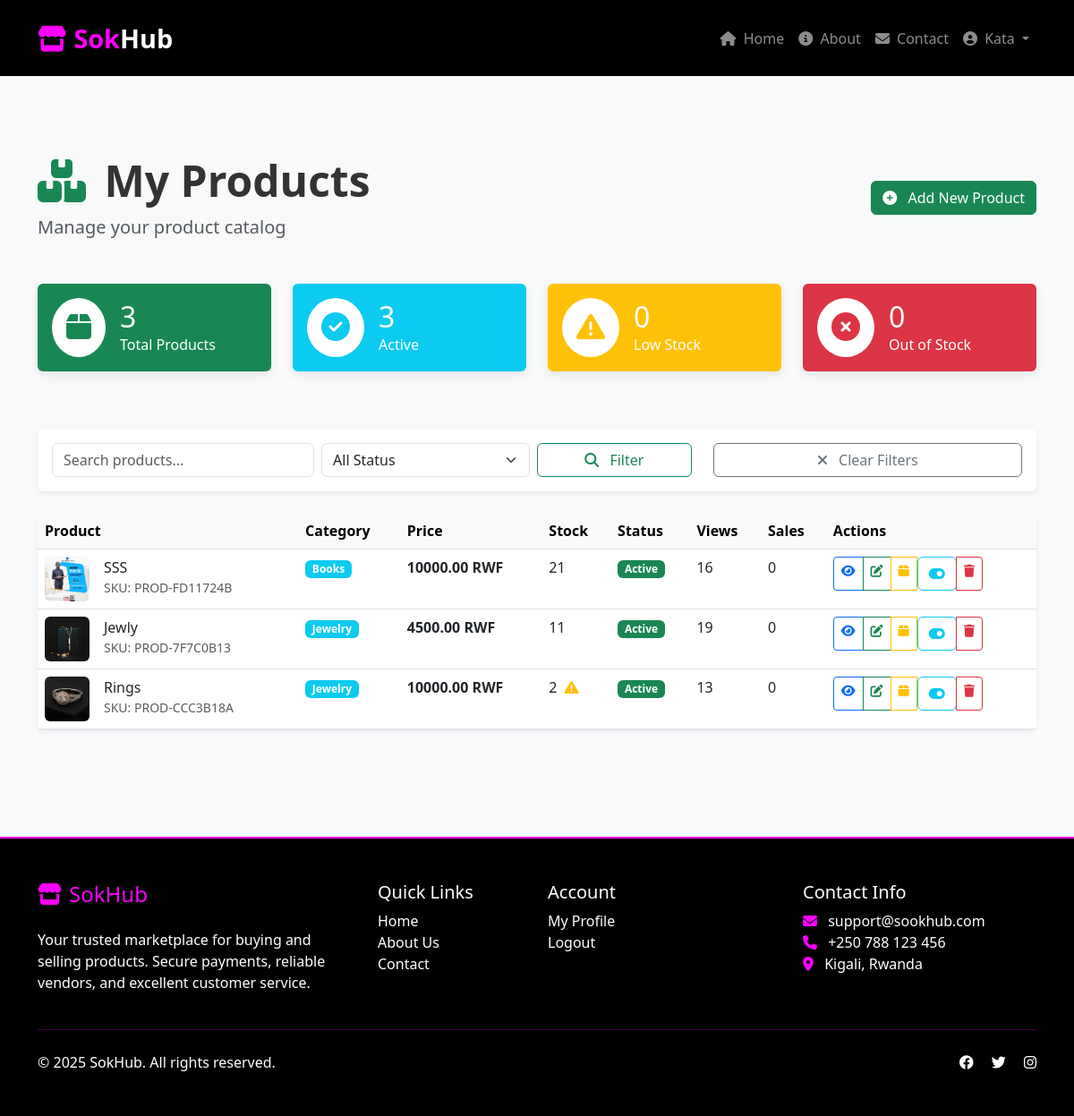
Before: /vendor/products/ (signed in) with the older database file.
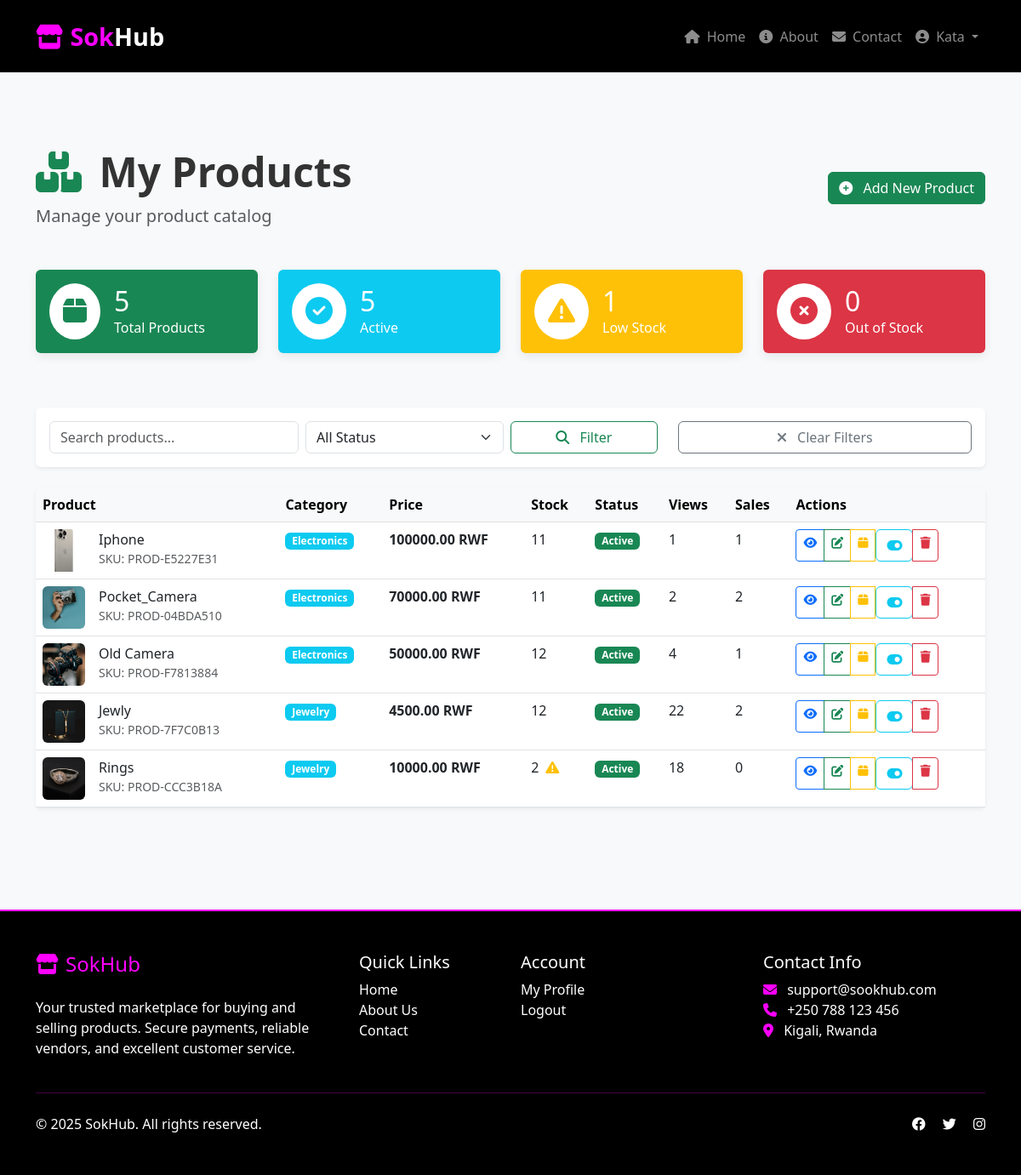
After: the same page with the newer database file.
### product/models.py (models this page shows, shortened)
class Product(models.Model):
    STATUS_CHOICES = (
        ('draft', 'Draft'),
        ('active', 'Active'),
        ('out_of_stock', 'Out of Stock'),
        ('discontinued', 'Discontinued'),
        ('pending_review', 'Pending Review'),
    )
    name = models.CharField(max_length=200)
    slug = models.SlugField(max_length=200, unique=True)
    description = models.TextField()
    short_description = models.CharField(max_length=300, blank=True, null=True)
    vendor = models.ForeignKey('customer.User', on_delete=models.CASCADE,
                              limit_choices_to={'user_type': 'vendor'},
                              related_name='products')
    price = models.DecimalField(max_digits=10, decimal_places=2,
                               validators=[MinValueValidator(Decimal('0.01'))])
    compare_at_price = models.DecimalField(max_digits=10, decimal_places=2,
                                          null=True, blank=True,
                                          validators=[MinValueValidator(Decimal('0.01'))])
    sku = models.CharField(max_length=100, unique=True, blank=True, null=True)
    barcode = models.CharField(max_length=100, blank=True, null=True)
    quantity = models.IntegerField(default=0, validators=[MinValueValidator(0)])
    low_stock_threshold = models.IntegerField(default=5, validators=[MinValueValidator(1)])
    is_track_inventory = models.BooleanField(default=True)
    allow_backorder = models.BooleanField(default=False)
    category = models.ForeignKey(Category, on_delete=models.SET_NULL,
                                null=True, blank=True, related_name='products')
    tags = models.ManyToManyField('ProductTag', blank=True)
    status = models.CharField(max_length=20, choices=STATUS_CHOICES, default='draft')
    is_featured = models.BooleanField(default=False)
    is_available = models.BooleanField(default=True)
    requires_shipping = models.BooleanField(default=True)
    main_image = models.ImageField(upload_to=image_path, null=True, blank=True)
    meta_title = models.CharField(max_length=200, blank=True, null=True)
    meta_description = models.TextField(blank=True, null=True)
    view_count = models.IntegerField(default=0)
    purchase_count = models.IntegerField(default=0)
    average_rating = models.DecimalField(max_digits=3, decimal_places=2, default=0.00,
                                        validators=[MinValueValidator(0), MaxValueValidator(5)])
    reservation_count = models.IntegerField(default=0)  # Items reserved in carts
    last_restocked = models.DateTimeField(null=True, blank=True)
    created_at = models.DateTimeField(auto_now_add=True)
    updated_at = models.DateTimeField(auto_now=True)
    published_at = models.DateTimeField(null=True, blank=True)
    class Meta:
        ordering = ['-created_at']
        indexes = [
            models.Index(fields=['slug']),
            models.Index(fields=['status', 'is_available']),
            models.Index(fields=['vendor', 'status']),
            models.Index(fields=['category', 'is_available']),
        ]
    def get_available_quantity(self):
        try:
            return max(0, self.quantity - self.reservation_count)
        except:
            return 0

class Category(models.Model):
    name = models.CharField(max_length=100, unique=True)
    slug = models.SlugField(max_length=100, unique=True)
    description = models.TextField(blank=True, null=True)
    parent = models.ForeignKey('self', on_delete=models.CASCADE, null=True, blank=True,
                              related_name='children')
    is_active = models.BooleanField(default=True)
    created_at = models.DateTimeField(auto_now_add=True)
    updated_at = models.DateTimeField(auto_now=True)
    class Meta:
        verbose_name_plural = "Categories"
        ordering = ['name']

### product/views.py (the view)
# urls.py: path('vendor/products/', views.vendor_product_list, name='vendor_product_list'),
@login_required
@vendor_required
def vendor_product_list(request):
    products = Product.objects.filter(vendor=request.user).select_related('category')
    status_filter = request.GET.get('status')
    if status_filter:
        products = products.filter(status=status_filter)
    search_query = request.GET.get('q')
    if search_query:
        products = products.filter(
            Q(name__icontains=search_query) |
            Q(sku__icontains=search_query) |
            Q(description__icontains=search_query)
        )
    paginator = Paginator(products, 20)
    page_number = request.GET.get('page')
    page_obj = paginator.get_page(page_number)
    total_products = products.count()
    active_products = products.filter(status='active').count()
    out_of_stock = products.filter(status='out_of_stock').count()
    low_stock = products.filter(
        is_track_inventory=True,
        quantity__lte=F('low_stock_threshold'),
        status='active'
    ).count()
    context = {
        'page_obj': page_obj,
        'total_products': total_products,
        'active_products': active_products,
        'out_of_stock': out_of_stock,
        'low_stock': low_stock,
        'status_filter': status_filter,
        'search_query': search_query,
    }
    return render(request, 'vendor/product_list.html', context)

### customer/Decorator.py (called while the page is built)
def vendor_required(view_func):
    @wraps(view_func)
    def _wrapped_view(request, *args, **kwargs):
        if not request.user.is_authenticated:
            messages.error(request, 'Please login to access this page.')
            return redirect('login')
        if not hasattr(request.user, 'user_type'):
            messages.error(request, 'Invalid user account.')
            return redirect('home')
        if request.user.user_type != 'vendor':
            messages.error(request, 'Access denied. Vendor account required.')
            return redirect('home')
        if hasattr(request.user, 'vendorprofile'):
            if not request.user.vendorprofile.is_approved:
                messages.warning(request, 'Your vendor account is pending admin approval.')
                return redirect('vendor_pending')
        return view_func(request, *args, **kwargs)
    return _wrapped_view

### product/templates/vendor/product_list.html (shortened to what the changed rows need)
{% extends "base.html" %}
{% block content %}
<div class="container py-5">
    <div class="d-flex justify-content-between align-items-center mb-5">
        <div>
            <h1 class="display-5 fw-bold">
                <i class="fas fa-boxes me-2 text-success"></i> My Products
            </h1>
        </div>
    </div>
    <div class="row mb-5">
        <div class="col-md-3 mb-3">
            <div class="card bg-success text-white">
                <div class="card-body">
                    <div class="d-flex align-items-center">
                        <div>
                            <h2 class="mb-0">{{ total_products }}</h2>
                            <p class="mb-0">Total Products</p>
                        </div>
                    </div>
                </div>
            </div>
        </div>
        <div class="col-md-3 mb-3">
            <div class="card bg-info text-white">
                <div class="card-body">
                    <div class="d-flex align-items-center">
                        <div>
                            <h2 class="mb-0">{{ active_products }}</h2>
                            <p class="mb-0">Active</p>
                        </div>
                    </div>
                </div>
            </div>
        </div>
        <div class="col-md-3 mb-3">
            <div class="card bg-warning text-white">
                <div class="card-body">
                    <div class="d-flex align-items-center">
                        <div>
                            <h2 class="mb-0">{{ low_stock }}</h2>
                            <p class="mb-0">Low Stock</p>
                        </div>
                    </div>
                </div>
            </div>
        </div>
        <div class="col-md-3 mb-3">
            <div class="card bg-danger text-white">
                <div class="card-body">
                    <div class="d-flex align-items-center">
                        <div>
                            <h2 class="mb-0">{{ out_of_stock }}</h2>
                        </div>
                    </div>
                </div>
            </div>
        </div>
    </div>
    <div class="card shadow-sm">
        <div class="card-body p-0">
            {% if page_obj.object_list %}
            <div class="table-responsive">
                <table class="table table-hover mb-0">
                    <thead class="table-light">
                        <tr>
                            <th>Product</th>
                            <th>Category</th>
                            <th>Price</th>
                            <th>Stock</th>
                            <th>Status</th>
                            <th>Views</th>
                            <th>Sales</th>
                            <th>Actions</th>
                        </tr>
                    </thead>
                    <tbody>
                        {% for product in page_obj %}
                        <tr>
                            <td>
                                <div class="d-flex align-items-center">
                                    {% if product.main_image %}
                                    <img src="{{ product.main_image.url }}"
                                         alt="{{ product.name }}"
                                         class="rounded me-3"
                                         style="width: 50px; height: 50px; object-fit: cover;">
                                    {% else %}
                                    <div class="bg-light rounded d-flex align-items-center justify-content-center me-3"
                                         style="width: 50px; height: 50px;">
                                        <i class="fas fa-image text-muted"></i>
                                    </div>
                                    {% endif %}
                                    <div>
                                        <h6 class="mb-0">{{ product.name|truncatechars:40 }}</h6>
                                        <small class="text-muted">SKU: {{ product.sku|default:"N/A" }}</small>
                                    </div>
                                </div>
                            </td>
                            <td>
                                {% if product.category %}
                                    <span class="badge bg-info">{{ product.category.name }}</span>
                                {% else %}
                                    <span class="text-muted">Uncategorized</span>
                                {% endif %}
                            </td>
                            <td>
                                <strong>{{ product.price }} RWF</strong>
                            </td>
                            <td>
                                {% if product.is_track_inventory %}
                                    <div class="d-flex align-items-center">
                                        <span class="me-2">{{ product.get_available_quantity }}</span>
                                        {% if product.get_available_quantity <= product.low_stock_threshold %}
                                            <i class="fas fa-exclamation-triangle text-warning"></i>
                                        {% endif %}
                                    </div>
                                {% else %}
                                    <span class="badge bg-secondary">Untracked</span>
                                {% endif %}
                            </td>
                            <td>
                                {% if product.status == 'active' %}
                                    <span class="badge bg-success">{{ product.get_status_display }}</span>
                                {% elif product.status == 'draft' %}
                                    <span class="badge bg-secondary">{{ product.get_status_display }}</span>
                                {% elif product.status == 'out_of_stock' %}
                                    <span class="badge bg-danger">{{ product.get_status_display }}</span>
                                {% elif product.status == 'pending_review' %}
                                    <span class="badge bg-warning">{{ product.get_status_display }}</span>
                                {% else %}
                                    <span class="badge bg-info">{{ product.get_status_display }}</span>
                                {% endif %}
                            </td>
                            <td>
                                {{ product.view_count }}
                            </td>
                            <td>
                                {{ product.purchase_count }}
                            </td>
                            <td>
                                <div class="btn-group btn-group-sm">
                                    <a href="{% url 'product_detail' product.slug %}"
                                       class="btn btn-outline-primary"
                                       target="_blank"
                                       title="View">
                                        <i class="fas fa-eye"></i>
                                    </a>
                                    <a href="{% url 'vendor_edit_product' product.pk %}"
                                       class="btn btn-outline-success"
                                       title="Edit">
                                        <i class="fas fa-edit"></i>
                                    </a>
                                    <a href="{% url 'vendor_stock_management' product.pk %}"
                                       class="btn btn-outline-warning"
                                       title="Stock">
                                        <i class="fas fa-box"></i>
                                    </a>
                                    <form method="post" action="{% url 'vendor_toggle_product_status' product.pk %}" class="d-inline">
                                        <button type="submit" class="btn btn-outline-info" title="{% if product.status == 'active' %}Move to draft{% else %}Activate{% endif %}">
                                            <i class="fas fa-toggle-on"></i>
                                        </button>
                                    </form>
                                    <a href="{% url 'vendor_delete_product' product.pk %}"
                                       class="btn btn-outline-danger"
                                       title="Delete">
                                        <i class="fas fa-trash"></i>
                                    </a>
                                </div>
                            </td>
                        </tr>
                        {% endfor %}
                    </tbody>
                </table>
            </div>
            {% endif %}
        </div>
    </div>
</div>
{% endblock %}

Changed rows visible on the page:
removed Product: main_image (picture), name "SSS", sku "PROD-FD11724B", category.name "Books", price "10000.00", get_available_quantity "21", status "Active", view_count "16", purchase_count "0"
added Product: main_image (picture), name "Iphone", sku "PROD-E5227E31", category.name "Electronics", price "100000.00", get_available_quantity "11", status "Active", view_count "1", purchase_count "1"
added Product: main_image (picture), name "Pocket_Camera", sku "PROD-04BDA510", category.name "Electronics", price "70000.00", get_available_quantity "11", status "Active", view_count "2", purchase_count "2"
added Product: main_image (picture), name "Old Camera", sku "PROD-F7813884", category.name "Electronics", price "50000.00", get_available_quantity "12", status "Active", view_count "4", purchase_count "1"
changed Product "Jewly": get_available_quantity "11" → "12"; view_count "19" → "22"; purchase_count "0" → "2"
changed Product "Rings": view_count "13" → "18"
Other visible differences:
{{ total_products }}: "3" → "5"
{{ active_products }}: "3" → "5"
{{ low_stock }}: "0" → "1"
